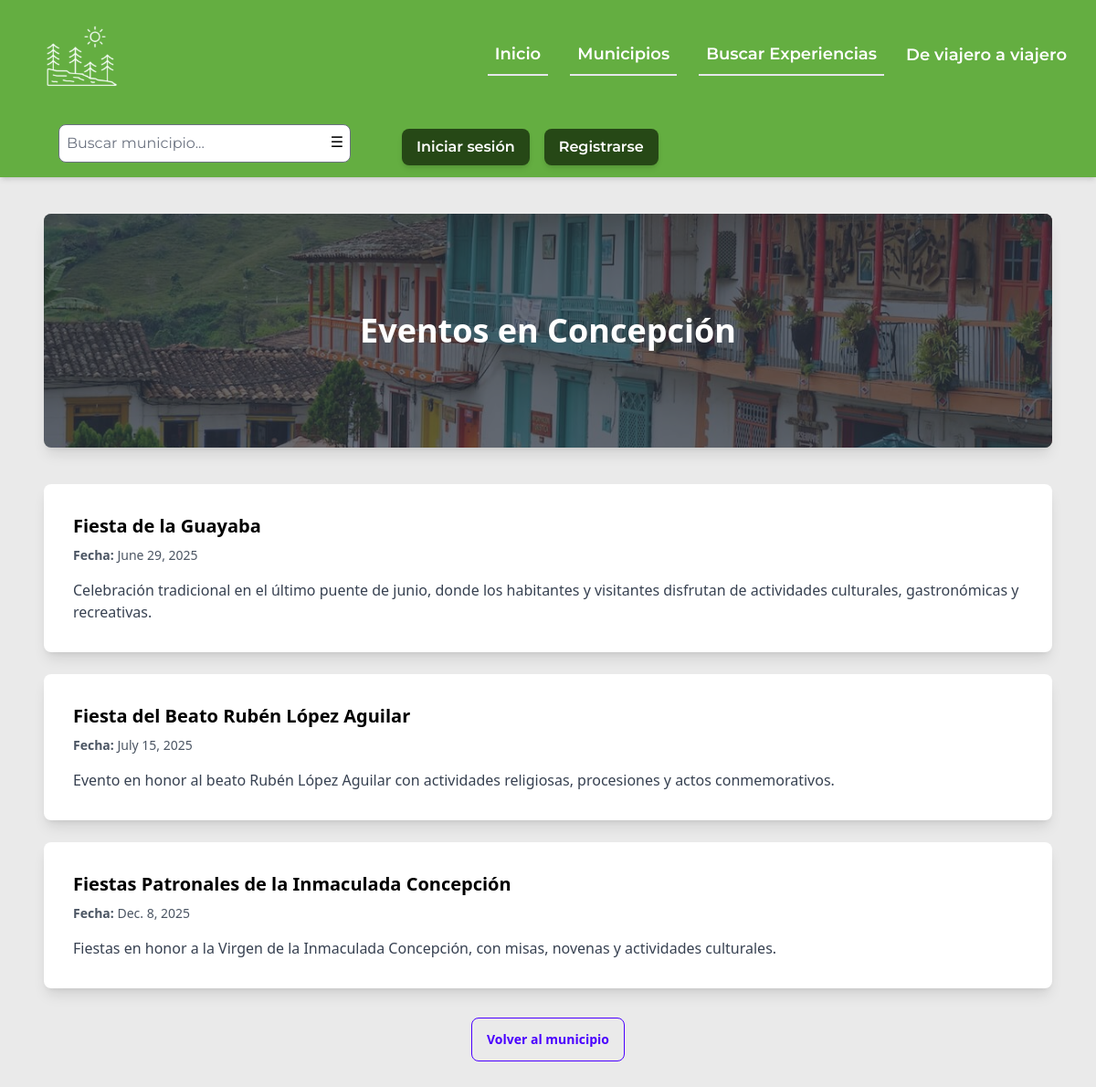
Page /municipalities/4/events/ on the committed database.
### destination/models.py (models this page shows, shortened)
class Municipality(models.Model):
    LOCATION_CHOICES = [
        ('Valle de Aburrá', 'Valle de Aburrá'),
        ('Oriente Antioqueño', 'Oriente Antioqueño'),
        ('Suroeste Antioqueño', 'Suroeste Antioqueño'),
        ('Occidente Antioqueño', 'Occidente Antioqueño'),
        ('Nordeste Antioqueño', 'Nordeste Antioqueño'),
        ('Norte Antioqueño', 'Norte Antioqueño'),
        ('Magdalena Medio Antioqueño', 'Magdalena Medio Antioqueño'),
        ('Bajo Cauca Antioqueño', 'Bajo Cauca Antioqueño'),
        ('Urabá Antioqueño', 'Urabá Antioqueño'),
    ]
    name = models.CharField(max_length=100, unique=True)
    description = models.TextField()
    categories = models.ManyToManyField(Category, related_name="municipalities")
    location = models.CharField(max_length=50, choices=LOCATION_CHOICES)
    image = models.ImageField(upload_to='destination/municipalities/', null=True, blank=True)

class Event(models.Model):
    municipality = models.ForeignKey(Municipality, on_delete=models.CASCADE, related_name="events")
    name = models.CharField(max_length=255)
    date = models.DateField()
    location = models.CharField(max_length=255)
    description = models.TextField(blank=True, null=True)
    event_type = models.CharField(max_length=100)

### destination/views.py (the view)
# urls.py: path('municipalities/<int:municipality_id>/events/', views.event_calendar, name='municipality_events'),
def event_calendar(request, municipality_id):
    municipality = get_object_or_404(Municipality, id=municipality_id)
    events = municipality.events.all().order_by("date")  # Order events by date
    return render(request, "municipality_events.html", {"municipality": municipality, "events": events})

### destination/context_processors.py (called while the page is built)
def common_data(request):
    categories = Category.objects.all()
    locations = Municipality.objects.values_list('location', flat=True).distinct()
    return {
        'categories': categories,
        'locations': locations,
    }

### destination/templates/municipality_events.html (shortened to what this page needs)
{% extends 'base.html'%}
{% block content %}
<div class="max-w-6xl mx-auto px-6 py-10">
    <div class="hero h-64 rounded-lg shadow-lg overflow-hidden" style="background-image: url('{{ municipality.image.url }}');">
        <div class="hero-overlay bg-opacity-70"></div>
        <div class="hero-content text-center text-white">
            <h1 class="text-4xl font-bold">Eventos en {{ municipality.name }}</h1>
        </div>
    </div>
    <div class="mt-10">
        {% if events %}
            <div class="grid grid-cols-1 md:grid-cols-2 lg:grid-cols-2 gap-6">
                {% for event in events %}
                <div class="card bg-white shadow-lg rounded-lg overflow-hidden">
                    <div class="card-body">
                        <h2 class="card-title text-xl font-bold">{{ event.name }}</h2>
                        <p class="text-gray-600 text-sm"><strong>Fecha:</strong> {{ event.date }}</p>
                        <p class="text-gray-700 mt-2">{{ event.description }}</p>
                    </div>
                </div>
                {% endfor %}
            </div>
        {% else %}
            <div class="flex flex-col items-center text-center mt-10">
                <img src="" alt="No Events" class="w-64">
                <p class="text-gray-500 text-lg mt-4">No se encontraron eventos para este municipio.</p>
            </div>
        {% endif %}
    </div>
    <div class="mt-8 text-center">
        <a href="{% url 'municipality_detail' municipality.id %}" class="btn btn-outline btn-primary">Volver al municipio</a>
    </div>
</div>
{% endblock %}

### rows in the picture
Municipality: image (picture), name "Concepción"
Event: name "Fiesta de la Guayaba", date "June 29, 2025", description "Celebración tradicional en el último puente de junio, donde los habitantes y visitantes disfrutan de actividades culturales, gastronómicas y recreativas."
Event: name "Fiesta del Beato Rubén López Aguilar", date "July 15, 2025", description "Evento en honor al beato Rubén López Aguilar con actividades religiosas, procesiones y actos conmemorativos."
Event: name "Fiestas Patronales de la Inmaculada Concepción", date "Dec. 8, 2025", description "Fiestas en honor a la Virgen de la Inmaculada Concepción, con misas, novenas y actividades culturales."
